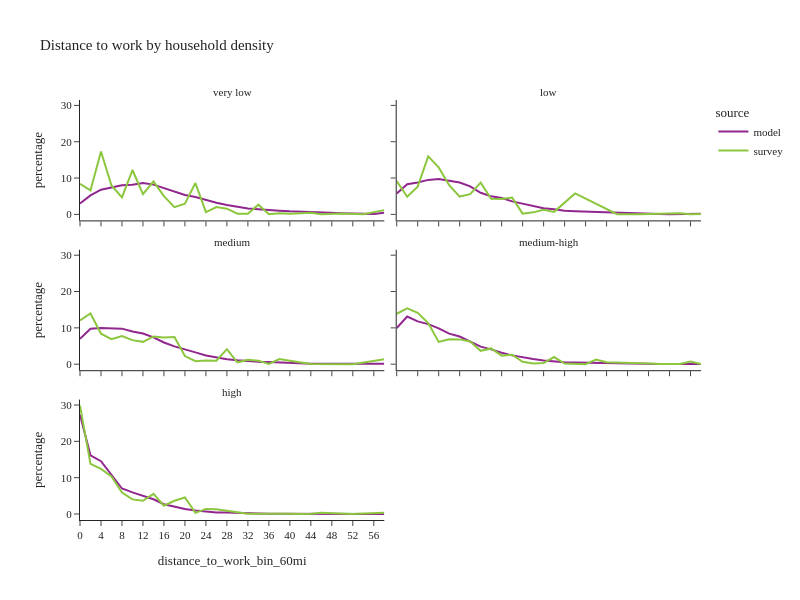

Source (notebook cell):
### Code cell
df_plot = per_data.groupby(['source','log_hh_1_group','distance_to_work_bin_60mi'], observed=True)['person_weight'].sum().reset_index()
df_plot['percentage'] = df_plot.groupby(['source','log_hh_1_group'], group_keys=False)['person_weight']. \
    apply(lambda x: 100 * x / float(x.sum()))
# df_plot

fig2 = px.line(df_plot, x='distance_to_work_bin_60mi', y="percentage", color="source",
               facet_col="log_hh_1_group", facet_col_wrap=2,
               title="Distance to work by household density")
fig2.for_each_annotation(lambda a: a.update(text = a.text.split("=")[-1]))
fig2.update_layout(height=600, width=800, font=dict(size=11))
fig2.show()

### Figure 1 — Plotly figure (JSON) as saved in the notebook; plotly's stock layout.template omitted (floating-point values rounded to 4 significant figures)
{"data": [{"hovertemplate": "source=model<br>log_hh_1_group=very low<br>distance_to_work_bin_60mi=%{x}<br>percentage=%{y}<extra></extra>", "legendgroup": "model", "line": {"color": "#91268F", "dash": "solid"}, "marker": {"symbol": "circle"}, "mode": "lines", "name": "model", "orientation": "v", "showlegend": true, "type": "scatter", "x": ["0", "2", "4", "6", "8", "10", "12", "14", "16", "18", "20", "22", "24", "26", "28", "30", "32", "34", "36", "38", "40", "42", "44", "46", "48", "50", "52", "54", "56", "58"], "xaxis": "x5", "y": [2.992, 5.235, 6.81, 7.373, 8.032, 8.145, 8.612, 8.198, 7.205, 6.26, 5.338, 4.777, 3.931, 3.195, 2.588, 2.049, 1.591, 1.416, 1.119, 1.015, 0.8356, 0.6872, 0.54, 0.4584, 0.3768, 0.2867, 0.2145, 0.1623, 0.1232, 0.4339], "yaxis": "y5"}, {"hovertemplate": "source=model<br>log_hh_1_group=low<br>distance_to_work_bin_60mi=%{x}<br>percentage=%{y}<extra></extra>", "legendgroup": "model", "line": {"color": "#91268F", "dash": "solid"}, "marker": {"symbol": "circle"}, "mode": "lines", "name": "model", "orientation": "v", "showlegend": false, "type": "scatter", "x": ["0", "2", "4", "6", "8", "10", "12", "14", "16", "18", "20", "22", "24", "26", "28", "30", "32", "34", "36", "38", "40", "42", "44", "46", "48", "50", "52", "54", "56", "58"], "xaxis": "x6", "y": [5.743, 8.289, 8.774, 9.493, 9.734, 9.167, 8.783, 7.732, 5.953, 4.97, 4.503, 3.583, 2.918, 2.234, 1.663, 1.411, 1.012, 0.896, 0.7866, 0.6082, 0.4303, 0.3679, 0.2565, 0.1814, 0.1117, 0.08475, 0.0728, 0.05162, 0.04276, 0.1483], "yaxis": "y6"}, {"hovertemplate": "source=model<br>log_hh_1_group=medium<br>distance_to_work_bin_60mi=%{x}<br>percentage=%{y}<extra></extra>", "legendgroup": "model", "line": {"color": "#91268F", "dash": "solid"}, "marker": {"symbol": "circle"}, "mode": "lines", "name": "model", "orientation": "v", "showlegend": false, "type": "scatter", "x": ["0", "2", "4", "6", "8", "10", "12", "14", "16", "18", "20", "22", "24", "26", "28", "30", "32", "34", "36", "38", "40", "42", "44", "46", "48", "50", "52", "54", "56", "58"], "xaxis": "x3", "y": [6.965, 9.765, 9.995, 9.897, 9.788, 9.024, 8.456, 7.38, 5.971, 4.89, 4.143, 3.247, 2.394, 1.906, 1.369, 1.096, 0.8379, 0.698, 0.5874, 0.433, 0.3243, 0.2322, 0.1536, 0.1096, 0.08165, 0.06414, 0.04854, 0.0295, 0.02265, 0.09117], "yaxis": "y3"}, {"hovertemplate": "source=model<br>log_hh_1_group=medium-high<br>distance_to_work_bin_60mi=%{x}<br>percentage=%{y}<extra></extra>", "legendgroup": "model", "line": {"color": "#91268F", "dash": "solid"}, "marker": {"symbol": "circle"}, "mode": "lines", "name": "model", "orientation": "v", "showlegend": false, "type": "scatter", "x": ["0", "2", "4", "6", "8", "10", "12", "14", "16", "18", "20", "22", "24", "26", "28", "30", "32", "34", "36", "38", "40", "42", "44", "46", "48", "50", "52", "54", "56", "58"], "xaxis": "x4", "y": [9.943, 13.12, 11.79, 11.03, 9.88, 8.406, 7.611, 6.224, 4.821, 4.08, 3.13, 2.423, 1.833, 1.448, 1.032, 0.7528, 0.5567, 0.4473, 0.3775, 0.3237, 0.2351, 0.1586, 0.1097, 0.07632, 0.04624, 0.0309, 0.02844, 0.01882, 0.01535, 0.05791], "yaxis": "y4"}, {"hovertemplate": "source=model<br>log_hh_1_group=high<br>distance_to_work_bin_60mi=%{x}<br>percentage=%{y}<extra></extra>", "legendgroup": "model", "line": {"color": "#91268F", "dash": "solid"}, "marker": {"symbol": "circle"}, "mode": "lines", "name": "model", "orientation": "v", "showlegend": false, "type": "scatter", "x": ["0", "2", "4", "6", "8", "10", "12", "14", "16", "18", "20", "22", "24", "26", "28", "30", "32", "34", "36", "38", "40", "42", "44", "46", "48", "50", "52", "54", "56", "58"], "xaxis": "x", "y": [27.31, 16.14, 14.52, 10.71, 7.017, 5.957, 4.994, 4.047, 2.688, 1.952, 1.388, 0.9761, 0.617, 0.4216, 0.3783, 0.2402, 0.1612, 0.1444, 0.09495, 0.06751, 0.04922, 0.03572, 0.02265, 0.01198, 0.009582, 0.005227, 0.005227, 0.004356, 0.002613, 0.01699], "yaxis": "y"}, {"hovertemplate": "source=survey<br>log_hh_1_group=very low<br>distance_to_work_bin_60mi=%{x}<br>percentage=%{y}<extra></extra>", "legendgroup": "survey", "line": {"color": "#8CC63E", "dash": "solid"}, "marker": {"symbol": "circle"}, "mode": "lines", "name": "survey", "orientation": "v", "showlegend": true, "type": "scatter", "x": ["0", "2", "4", "6", "8", "10", "12", "14", "16", "18", "20", "22", "24", "26", "28", "30", "32", "34", "36", "38", "40", "44", "46", "50", "54", "58"], "xaxis": "x5", "y": [8.4, 6.593, 17.3, 7.97, 4.677, 12.21, 5.563, 9.05, 5.007, 1.986, 2.935, 8.622, 0.6132, 2.036, 1.579, 0.2028, 0.1651, 2.674, 0.02775, 0.3446, 0.1423, 0.4322, 0.0223, 0.2557, 0.02319, 1.168], "yaxis": "y5"}, {"hovertemplate": "source=survey<br>log_hh_1_group=low<br>distance_to_work_bin_60mi=%{x}<br>percentage=%{y}<extra></extra>", "legendgroup": "survey", "line": {"color": "#8CC63E", "dash": "solid"}, "marker": {"symbol": "circle"}, "mode": "lines", "name": "survey", "orientation": "v", "showlegend": false, "type": "scatter", "x": ["0", "2", "4", "6", "8", "10", "12", "14", "16", "18", "20", "22", "24", "26", "28", "30", "34", "42", "46", "54", "56", "58"], "xaxis": "x6", "y": [9.158, 4.836, 7.627, 15.96, 12.94, 8.045, 4.902, 5.567, 8.746, 4.305, 4.233, 4.627, 0.1974, 0.5606, 1.252, 0.696, 5.78, 0.03272, 0.06585, 0.2982, 0.05475, 0.1181], "yaxis": "y6"}, {"hovertemplate": "source=survey<br>log_hh_1_group=medium<br>distance_to_work_bin_60mi=%{x}<br>percentage=%{y}<extra></extra>", "legendgroup": "survey", "line": {"color": "#8CC63E", "dash": "solid"}, "marker": {"symbol": "circle"}, "mode": "lines", "name": "survey", "orientation": "v", "showlegend": false, "type": "scatter", "x": ["0", "2", "4", "6", "8", "10", "12", "14", "16", "18", "20", "22", "24", "26", "28", "30", "32", "34", "36", "38", "40", "44", "52", "58"], "xaxis": "x3", "y": [12.02, 13.96, 8.384, 6.908, 7.765, 6.625, 6.151, 7.636, 7.363, 7.489, 2.231, 0.8341, 1.009, 0.9744, 4.129, 0.5188, 1.197, 0.9782, 0.09583, 1.428, 0.9189, 0.02871, 0.01215, 1.336], "yaxis": "y3"}, {"hovertemplate": "source=survey<br>log_hh_1_group=medium-high<br>distance_to_work_bin_60mi=%{x}<br>percentage=%{y}<extra></extra>", "legendgroup": "survey", "line": {"color": "#8CC63E", "dash": "solid"}, "marker": {"symbol": "circle"}, "mode": "lines", "name": "survey", "orientation": "v", "showlegend": false, "type": "scatter", "x": ["0", "2", "4", "6", "8", "10", "12", "14", "16", "18", "20", "22", "24", "26", "28", "30", "32", "34", "36", "38", "40", "48", "50", "54", "56", "58"], "xaxis": "x4", "y": [13.89, 15.36, 14.13, 11.3, 6.136, 6.863, 6.829, 6.249, 3.682, 4.343, 2.359, 2.6, 0.6546, 0.2037, 0.3084, 1.97, 0.1737, 0.0269, 0.01487, 1.294, 0.5213, 0.1944, 0.04685, 0.0319, 0.7439, 0.07611], "yaxis": "y4"}, {"hovertemplate": "source=survey<br>log_hh_1_group=high<br>distance_to_work_bin_60mi=%{x}<br>percentage=%{y}<extra></extra>", "legendgroup": "survey", "line": {"color": "#8CC63E", "dash": "solid"}, "marker": {"symbol": "circle"}, "mode": "lines", "name": "survey", "orientation": "v", "showlegend": false, "type": "scatter", "x": ["0", "2", "4", "6", "8", "10", "12", "14", "16", "18", "20", "22", "24", "26", "32", "34", "36", "40", "42", "44", "46", "52", "54", "58"], "xaxis": "x", "y": [29.83, 13.79, 12.4, 10.31, 5.917, 4.012, 3.628, 5.522, 2.291, 3.63, 4.546, 0.3199, 1.395, 1.292, 0.06002, 0.1008, 0.03213, 0.03489, 0.00743, 0.0393, 0.3629, 0.008985, 0.1472, 0.3253], "yaxis": "y"}], "layout": {"annotations": [{"font": {}, "showarrow": false, "text": "high", "x": 0.245, "xanchor": "center", "xref": "paper", "y": 0.2867, "yanchor": "bottom", "yref": "paper"}, {"font": {}, "showarrow": false, "text": "medium", "x": 0.245, "xanchor": "center", "xref": "paper", "y": 0.6433, "yanchor": "bottom", "yref": "paper"}, {"font": {}, "showarrow": false, "text": "medium-high", "x": 0.755, "xanchor": "center", "xref": "paper", "y": 0.6433, "yanchor": "bottom", "yref": "paper"}, {"font": {}, "showarrow": false, "text": "very low", "x": 0.245, "xanchor": "center", "xref": "paper", "y": 1.0, "yanchor": "bottom", "yref": "paper"}, {"font": {}, "showarrow": false, "text": "low", "x": 0.755, "xanchor": "center", "xref": "paper", "y": 1.0, "yanchor": "bottom", "yref": "paper"}], "font": {"size": 11}, "height": 600, "legend": {"title": {"text": "source"}, "tracegroupgap": 0}, "title": {"text": "Distance to work by household density"}, "width": 800, "xaxis": {"anchor": "y", "domain": [0.0, 0.49], "title": {"text": "distance_to_work_bin_60mi"}}, "xaxis2": {"anchor": "y2", "domain": [0.51, 1.0], "matches": "x", "title": {"text": "distance_to_work_bin_60mi"}}, "xaxis3": {"anchor": "y3", "domain": [0.0, 0.49], "matches": "x", "showticklabels": false}, "xaxis4": {"anchor": "y4", "domain": [0.51, 1.0], "matches": "x", "showticklabels": false}, "xaxis5": {"anchor": "y5", "domain": [0.0, 0.49], "matches": "x", "showticklabels": false}, "xaxis6": {"anchor": "y6", "domain": [0.51, 1.0], "matches": "x", "showticklabels": false}, "yaxis": {"anchor": "x", "domain": [0.0, 0.2867], "title": {"text": "percentage"}}, "yaxis2": {"anchor": "x2", "domain": [0.0, 0.2867], "matches": "y", "showticklabels": false}, "yaxis3": {"anchor": "x3", "domain": [0.3567, 0.6433], "matches": "y", "title": {"text": "percentage"}}, "yaxis4": {"anchor": "x4", "domain": [0.3567, 0.6433], "matches": "y", "showticklabels": false}, "yaxis5": {"anchor": "x5", "domain": [0.7133, 1.0], "matches": "y", "title": {"text": "percentage"}}, "yaxis6": {"anchor": "x6", "domain": [0.7133, 1.0], "matches": "y", "showticklabels": false}}}
